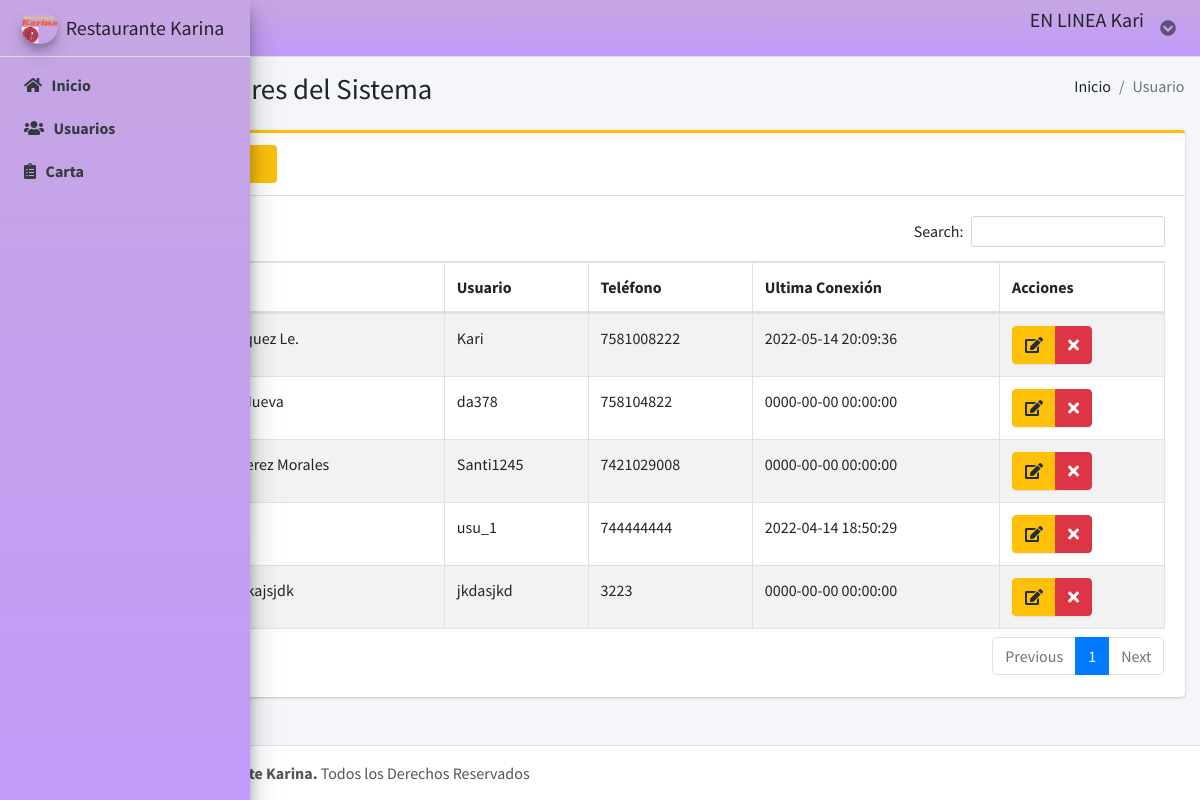
Screenshot of /admin/usuarios (signed in) with the database file from the repository.
### tables this page shows
CREATE TABLE `usuarios` (
  `id` int(11) NOT NULL,
  `nombre` varchar(50) NOT NULL,
  `apellidos` varchar(150) NOT NULL,
  `alias` varchar(30) NOT NULL,
  `passw` varchar(200) NOT NULL,
  `telefono` varchar(30) NOT NULL,
  `t_usuario` enum('Administrador','Cliente','SuperSu') DEFAULT NULL,
  `ult_conexion` datetime NOT NULL DEFAULT current_timestamp()
);

### admin/controlador/plantilla.controlador.php (called while the page is built)
<?php
class ControladorPlantilla{
	static public function ctrPlantilla(){
		include "vistas/plantilla.php";
	}
}

### admin/index.php (called while the page is built, shortened)
<?php
require_once "controlador/plantilla.controlador.php";
require_once "controlador/usuarios.controlador.php";
require_once "modelos/usuarios.modelo.php";
$plantilla = new ControladorPlantilla();
$plantilla -> ctrPlantilla();

### admin/modelos/conexion.php (called while the page is built)
<?php
class Conexion
{
	static public function conectar()
	{
		$link = new PDO(
			"mysql:host=localhost;dbname=playa",
			"root",
			""
		);
		$link->exec("set names utf8");
		return $link;
	}
}

### admin/modelos/usuarios.modelo.php (called while the page is built, shortened)
<?php
require_once "conexion.php";
class ModeloUsuarios
{
	static public function mdlMostrarUsuarios()
	{
		$stmt = Conexion::conectar()->prepare("SELECT * from usuarios");
		$stmt->execute();
		return $stmt->fetchAll();
	}
}

### admin/controlador/usuarios.controlador.php (called while the page is built, shortened)
<?php
class ControladorUsuarios2
{
	static public function ctrlMostrarUsuarios()
	{
		$res = ModeloUsuarios::mdlMostrarUsuarios();
		return $res;
	}
}

### admin/vistas/paginas/usuarios.php (the view, shortened to what this page needs)
<div class="content-wrapper">
    <section class="content-header">
      <div class="container-fluid">
        <div class="row mb-2">
          <div class="col-sm-6">
            <h1>Administradores del Sistema</h1>
          </div>
          <div class="col-sm-6">
            <ol class="breadcrumb float-sm-right">
              <li class="breadcrumb-item"><a>Inicio</a></li>
              <li class="breadcrumb-item active">Usuario</li>
            </ol>
          </div>
        </div>
      </div>
    </section>
    <section class="content">
      <div class="container-fluid">
        <div class="card card-warning card-outline">
            <div class="card-header">
              <div class="col-sm-2">
                <button type="button" onclick="estoyEnModal('usuarios')" class="btn btn-block" id="color_ofi" data-toggle="modal" data-target="#modalAgregarUsuario">Agregar Usuario</button>
              </div>
            </div>
            <div class="card-body pad table-responsive">
              <table id="example1" class="table table-bordered table-striped tablas">
                <thead>
                <tr>
                  <th>#</th>
                  <th>Nombre</th>
                  <th>Usuario</th>
                  <th>Teléfono</th>
                  <th>Ultima Conexión</th>
                    <th>Acciones</th>
                </tr>
                </thead>
                <tbody>
             <?php
              $usuarios =ControladorUsuarios2::ctrlMostrarUsuarios();
               foreach ($usuarios as $key => $value){
                  echo ' <tr>
                          <td>'.($key+1).'</td>
                          <td>'.$value["nombre"].' '.$value["apellidos"].'</td>
                          <td>'.$value["alias"].'</td>';
                          echo '<td>'.$value["telefono"].'</td>';
                          echo '<td>'.$value["ult_conexion"].'</td>
                          <td>
                            <div class="btn-group">
                              <button class="btn btn-warning btnEditarUsuario" onclick="estoyEnModalEditar(1)" idUsuario="'.$value["id"].'" data-toggle="modal" data-target="#modalEditarUsuario"><i class="fas fa-edit"></i></button>
                              <button class="btn btn-danger btnEliminarUsuario" estoyEn = "1" idUsuario="'.$value["id"].'" usuario="'.$value["alias"].'"><i class="fa fa-times"></i></button>
                            </div>
                          </td>
                        </tr>';
                }
              ?>
                </tbody>
              </table>
            </div>
          </div>
      </div>
    </section>
</div>

### admin/vistas/css/estilo.css (style rules this page uses)
#color_ofi { background: #fcc00d; }

### rows the page displays
usuarios: apellidos "Vazquez Le.", alias "Kari", telefono "7581008222", ult_conexion "2022-05-14 20:09:36"
usuarios: apellidos "Nueva", alias "da378", telefono "758104822", ult_conexion "0000-00-00 00:00:00"
usuarios: apellidos "Perez Morales", alias "Santi1245", telefono "7421029008", ult_conexion "0000-00-00 00:00:00"
usuarios: alias "usu_1", telefono "744444444", ult_conexion "2022-04-14 18:50:29"
usuarios: apellidos "kajsjdk", alias "jkdasjkd", telefono "3223", ult_conexion "0000-00-00 00:00:00"

### other values shown
$_SESSION["usuario"] "Kari"
